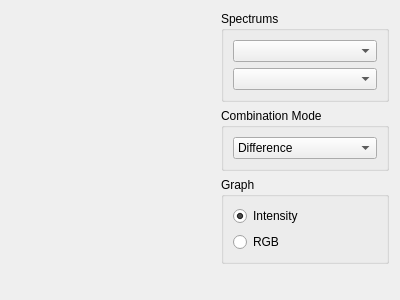
<?xml version="1.0" encoding="UTF-8"?>
<ui version="4.0">
 <class>SpectrumCombinationDock</class>
 <widget class="QWidget" name="SpectrumCombinationDock">
  <property name="geometry">
   <rect>
    <x>0</x>
    <y>0</y>
    <width>400</width>
    <height>300</height>
   </rect>
  </property>
  <property name="windowTitle">
   <string>Form</string>
  </property>
  <layout class="QVBoxLayout" name="verticalLayout">
   <item>
    <layout class="QHBoxLayout" name="horizontalLayout">
     <item>
      <layout class="QVBoxLayout" name="verticalLayout_2">
       <item>
        <widget class="GraphViewer" name="graphOutput" native="true">
         <property name="sizePolicy">
          <sizepolicy hsizetype="Expanding" vsizetype="Expanding">
           <horstretch>0</horstretch>
           <verstretch>0</verstretch>
          </sizepolicy>
         </property>
        </widget>
       </item>
      </layout>
     </item>
     <item>
      <layout class="QVBoxLayout" name="verticalLayout_3">
       <item>
        <widget class="QGroupBox" name="groupBox">
         <property name="minimumSize">
          <size>
           <width>168</width>
           <height>0</height>
          </size>
         </property>
         <property name="title">
          <string>Spectrums</string>
         </property>
         <layout class="QVBoxLayout" name="verticalLayout_4">
          <item>
           <widget class="QComboBox" name="spectrum1ComboBox">
            <property name="minimumSize">
             <size>
              <width>120</width>
              <height>0</height>
             </size>
            </property>
           </widget>
          </item>
          <item>
           <widget class="QComboBox" name="spectrum2ComboBox"/>
          </item>
         </layout>
        </widget>
       </item>
       <item>
        <widget class="QGroupBox" name="groupBox_3">
         <property name="title">
          <string>Combination Mode</string>
         </property>
         <layout class="QVBoxLayout" name="verticalLayout_6">
          <item>
           <widget class="QComboBox" name="combinationModeComboBox">
            <property name="currentText">
             <string>Difference</string>
            </property>
            <item>
             <property name="text">
              <string>Difference</string>
             </property>
            </item>
           </widget>
          </item>
         </layout>
        </widget>
       </item>
       <item>
        <widget class="QGroupBox" name="groupBox_2">
         <property name="title">
          <string>Graph</string>
         </property>
         <layout class="QVBoxLayout" name="verticalLayout_5">
          <item>
           <widget class="QRadioButton" name="intensityRadioButton">
            <property name="text">
             <string>Intensity</string>
            </property>
            <property name="checked">
             <bool>true</bool>
            </property>
           </widget>
          </item>
          <item>
           <widget class="QRadioButton" name="rgbRadioButton">
            <property name="text">
             <string>RGB</string>
            </property>
           </widget>
          </item>
         </layout>
        </widget>
       </item>
       <item>
        <spacer name="verticalSpacer">
         <property name="orientation">
          <enum>Qt::Vertical</enum>
         </property>
         <property name="sizeHint" stdset="0">
          <size>
           <width>20</width>
           <height>40</height>
          </size>
         </property>
        </spacer>
       </item>
      </layout>
     </item>
    </layout>
   </item>
  </layout>
 </widget>
 <customwidgets>
  <customwidget>
   <class>GraphViewer</class>
   <extends>QWidget</extends>
   <header>graph_viewer.h</header>
   <container>1</container>
  </customwidget>
 </customwidgets>
 <resources/>
 <connections/>
</ui>
